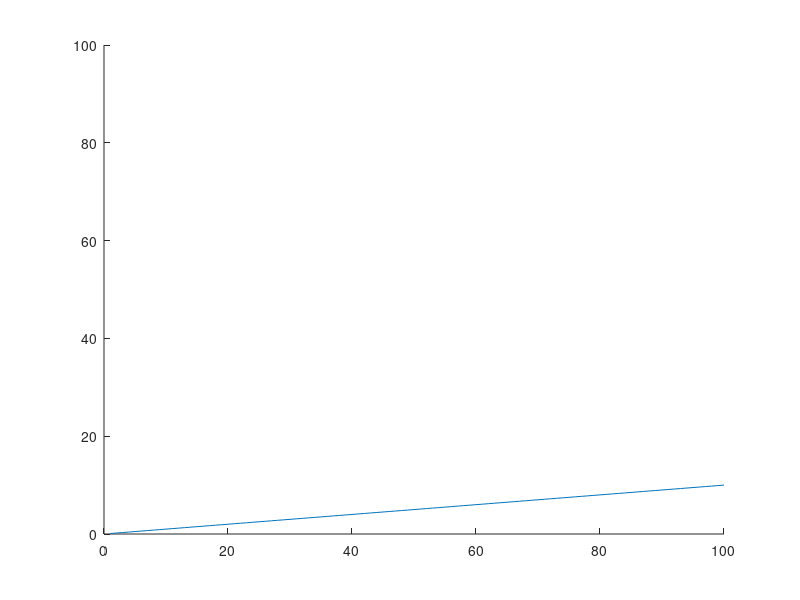

This figure's MATLAB source:
function m00
close all % close all figures (windows)
figure
axes('ylim',[0 100]) % declare axes and set limit of y axis
x = 1:100;
y = x;
%set(gca,'ylim',[0 100]) % don't need now
hline = line(x,y);
for div = 1:10
    set(hline,'ydata',y/div)
    pause(1)
end